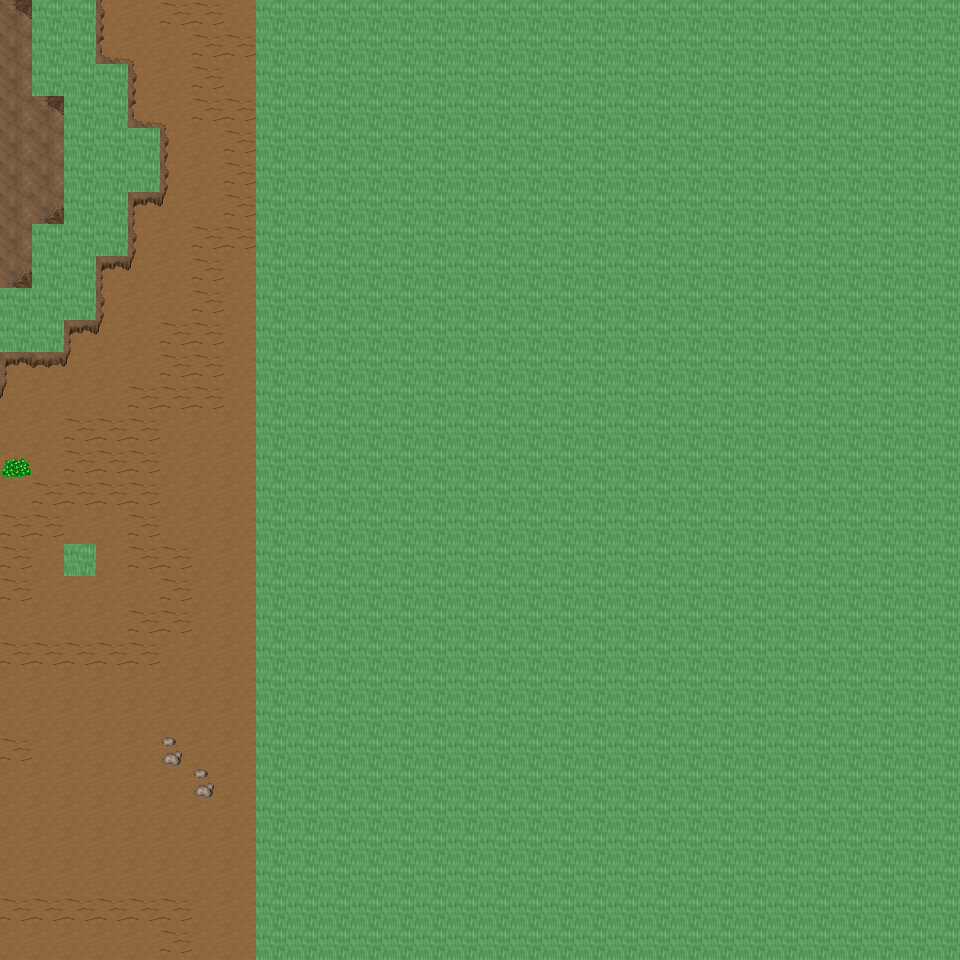

A 2D game scene composited from a Tiled map and its tileset images. What follows is a short description and the map's XML, with each tile layer's data collapsed to a summary:
An orthogonal 30x30 tile map with 32x32 px tiles, 6 tile layers (Ground, Object, Object2, Above, ...), 49 tilesets and 5 objects (5x mapchange).

<map version="1.0" orientation="orthogonal" renderorder="right-down" width="30" height="30" tilewidth="32" tileheight="32" nextobjectid="6">
  <tileset firstgid="1" name="tileset_ground_ground" tilewidth="32" tileheight="32" tilecount="33" columns="3">
    <image source="../drawable/tileset_ground_ground.png" width="96" height="352" />
  </tileset>
  <tileset firstgid="34" name="tileset_ground_ice_ice" tilewidth="32" tileheight="32" tilecount="3" columns="3">
    <image source="../drawable/tileset_ground_ice_ice.png" width="96" height="32" />
  </tileset>
  <tileset firstgid="37" name="tileset_ground_indoor_brown_hole" tilewidth="32" tileheight="32" tilecount="56" columns="7">
    <image source="../drawable/tileset_ground_indoor_brown_hole.png" width="224" height="256" />
  </tileset>
  <tileset firstgid="93" name="tileset_ground_earth_edges" tilewidth="32" tileheight="32" tilecount="18" columns="6">
    <image source="../drawable/tileset_ground_earth_edges.png" width="192" height="96" />
  </tileset>
  <tileset firstgid="111" name="tileset_ground_rock_pebbles" tilewidth="32" tileheight="32" tilecount="3" columns="1">
    <image source="../drawable/tileset_ground_rock_pebbles.png" width="32" height="96" />
  </tileset>
  <tileset firstgid="114" name="tileset_item_corpse_huge_animal" tilewidth="32" tileheight="32" tilecount="16" columns="2">
    <image source="../drawable/tileset_item_corpse_huge_animal.png" width="64" height="256" />
  </tileset>
  <tileset firstgid="130" name="tileset_plant_flower_daisy_white" tilewidth="32" tileheight="32" tilecount="8" columns="2">
    <image source="../drawable/tileset_plant_flower_daisy_white.png" width="64" height="128" />
  </tileset>
  <tileset firstgid="138" name="tileset_ground_ridge_earth_dark" tilewidth="32" tileheight="32" tilecount="96" columns="12">
    <image source="../drawable/tileset_ground_ridge_earth_dark.png" width="384" height="256" />
  </tileset>
  <tileset firstgid="234" name="tileset_ground_grass_edges" tilewidth="32" tileheight="32" tilecount="36" columns="12">
    <image source="../drawable/tileset_ground_grass_edges.png" width="384" height="96" />
  </tileset>
  <tileset firstgid="270" name="tileset_ground_ridge_ice_2" tilewidth="32" tileheight="32" tilecount="42" columns="7">
    <image source="../drawable/tileset_ground_ridge_ice_2.png" width="224" height="192" />
  </tileset>
  <tileset firstgid="312" name="tileset_ground_ice_glacier" tilewidth="32" tileheight="32" tilecount="1" columns="1">
    <image source="../drawable/tileset_ground_ice_glacier.png" width="32" height="32" />
  </tileset>
  <tileset firstgid="313" name="tileset_plant_bush_large_brown" tilewidth="32" tileheight="32" tilecount="9" columns="3">
    <image source="../drawable/tileset_plant_bush_large_brown.png" width="96" height="96" />
  </tileset>
  <tileset firstgid="322" name="tileset_ground_ridge_ice" tilewidth="32" tileheight="32" tilecount="42" columns="7">
    <image source="../drawable/tileset_ground_ridge_ice.png" width="224" height="192" />
  </tileset>
  <tileset firstgid="364" name="tileset_plant_bush_various_small" tilewidth="32" tileheight="32" tilecount="9" columns="3">
    <image source="../drawable/tileset_plant_bush_various_small.png" width="96" height="96" />
  </tileset>
  <tileset firstgid="373" name="tileset_ground_rock_rocks_2" tilewidth="32" tileheight="32" tilecount="4" columns="2">
    <image source="../drawable/tileset_ground_rock_rocks_2.png" width="64" height="64" />
  </tileset>
  <tileset firstgid="377" name="tileset_ground_brown_2" tilewidth="32" tileheight="32" tilecount="2" columns="1">
    <image source="../drawable/tileset_ground_brown_2.png" width="32" height="64" />
  </tileset>
  <tileset firstgid="379" name="tileset_plant_bush_large_green" tilewidth="32" tileheight="32" tilecount="9" columns="3">
    <image source="../drawable/tileset_plant_bush_large_green.png" width="96" height="96" />
  </tileset>
  <tileset firstgid="388" name="tileset_plant_grasses" tilewidth="32" tileheight="32" tilecount="6" columns="3">
    <image source="../drawable/tileset_plant_grasses.png" width="96" height="64" />
  </tileset>
  <tileset firstgid="394" name="tileset_furniture_table_long_side_on_pale" tilewidth="32" tileheight="32" tilecount="3" columns="3">
    <image source="../drawable/tileset_furniture_table_long_side_on_pale.png" width="96" height="32" />
  </tileset>
  <tileset firstgid="397" name="tileset_item_blood_nsew_stains" tilewidth="32" tileheight="32" tilecount="4" columns="2">
    <image source="../drawable/tileset_item_blood_nsew_stains.png" width="64" height="64" />
  </tileset>
  <tileset firstgid="401" name="tileset_item_blood_floor_stains_2" tilewidth="32" tileheight="32" tilecount="4" columns="2">
    <image source="../drawable/tileset_item_blood_floor_stains_2.png" width="64" height="64" />
  </tileset>
  <tileset firstgid="405" name="tileset_item_statue_grey_stone" tilewidth="32" tileheight="32" tilecount="4" columns="2">
    <image source="../drawable/tileset_item_statue_grey_stone.png" width="64" height="64" />
  </tileset>
  <tileset firstgid="409" name="tileset_item_statue_cross" tilewidth="32" tileheight="32" tilecount="1" columns="1">
    <image source="../drawable/tileset_item_statue_cross.png" width="32" height="32" />
  </tileset>
  <tileset firstgid="410" name="tileset_item_button_gold" tilewidth="32" tileheight="32" tilecount="2" columns="2">
    <image source="../drawable/tileset_item_button_gold.png" width="64" height="32" />
  </tileset>
  <tileset firstgid="412" name="tileset_ground_rock_green_crystal" tilewidth="32" tileheight="32" tilecount="9" columns="3">
    <image source="../drawable/tileset_ground_rock_green_crystal.png" width="96" height="96" />
  </tileset>
  <tileset firstgid="421" name="tileset_item_statue_metal_and_stone" tilewidth="32" tileheight="32" tilecount="6" columns="3">
    <image source="../drawable/tileset_item_statue_metal_and_stone.png" width="96" height="64" />
  </tileset>
  <tileset firstgid="427" name="tileset_ground_ladder_horizontal_pale" tilewidth="32" tileheight="32" tilecount="3" columns="1">
    <image source="../drawable/tileset_ground_ladder_horizontal_pale.png" width="32" height="96" />
  </tileset>
  <tileset firstgid="430" name="tileset_building_fence_fence_chunky" tilewidth="32" tileheight="32" tilecount="21" columns="3">
    <image source="../drawable/tileset_building_fence_fence_chunky.png" width="96" height="224" />
  </tileset>
  <tileset firstgid="451" name="tileset_plant_bush_bushes" tilewidth="32" tileheight="32" tilecount="10" columns="5">
    <image source="../drawable/tileset_plant_bush_bushes.png" width="160" height="64" />
  </tileset>
  <tileset firstgid="461" name="tileset_item_blood_floor_stain" tilewidth="32" tileheight="32" tilecount="1" columns="1">
    <image source="../drawable/tileset_item_blood_floor_stain.png" width="32" height="32" />
  </tileset>
  <tileset firstgid="462" name="tileset_item_corpse_skull_dark" tilewidth="32" tileheight="32" tilecount="2" columns="2">
    <image source="../drawable/tileset_item_corpse_skull_dark.png" width="64" height="32" />
  </tileset>
  <tileset firstgid="464" name="tileset_logic_collision" tilewidth="32" tileheight="32" tilecount="1" columns="1">
    <image source="../drawable/tileset_logic_collision.png" width="32" height="32" />
  </tileset>
  <tileset firstgid="465" name="tileset_plant_tree_taller_trees" tilewidth="32" tileheight="32" tilecount="32" columns="8">
    <image source="../drawable/tileset_plant_tree_taller_trees.png" width="256" height="128" />
  </tileset>
  <tileset firstgid="497" name="tileset_building_wall_int_clay" tilewidth="32" tileheight="32" tilecount="100" columns="10">
    <image source="../drawable/tileset_building_wall_int_clay.png" width="320" height="320" />
  </tileset>
  <tileset firstgid="597" name="tileset_plant_tree_pine_tree" tilewidth="32" tileheight="32" tilecount="20" columns="4">
    <image source="../drawable/tileset_plant_tree_pine_tree.png" width="128" height="160" />
  </tileset>
  <tileset firstgid="617" name="tileset_plant_tree_pine_tree_1" tilewidth="32" tileheight="32" tilecount="20" columns="4">
    <image source="../drawable/tileset_plant_tree_pine_tree_1.png" width="128" height="160" />
  </tileset>
  <tileset firstgid="637" name="tileset_plant_stump_hollow_logs" tilewidth="32" tileheight="32" tilecount="6" columns="3">
    <image source="../drawable/tileset_plant_stump_hollow_logs.png" width="96" height="64" />
  </tileset>
  <tileset firstgid="643" name="tileset_plant_stump_small_stump" tilewidth="32" tileheight="32" tilecount="4" columns="2">
    <image source="../drawable/tileset_plant_stump_small_stump.png" width="64" height="64" />
  </tileset>
  <tileset firstgid="647" name="tileset_plant_stump_stump_snow1" tilewidth="32" tileheight="32" tilecount="2" columns="2">
    <image source="../drawable/tileset_plant_stump_stump_snow1.png" width="64" height="32" />
  </tileset>
  <tileset firstgid="649" name="tileset_plant_stump_stump_snow" tilewidth="32" tileheight="32" tilecount="2" columns="2">
    <image source="../drawable/tileset_plant_stump_stump_snow.png" width="64" height="32" />
  </tileset>
  <tileset firstgid="651" name="tileset_building_decoration_rocks" tilewidth="32" tileheight="32" tilecount="6" columns="3">
    <image source="../drawable/tileset_building_decoration_rocks.png" width="96" height="64" />
  </tileset>
  <tileset firstgid="657" name="tileset_ground_rock_rocks" tilewidth="32" tileheight="32" tilecount="4" columns="2">
    <image source="../drawable/tileset_ground_rock_rocks.png" width="64" height="64" />
  </tileset>
  <tileset firstgid="661" name="tileset_ground_grass_corners" tilewidth="32" tileheight="32" tilecount="24" columns="6">
    <image source="../drawable/tileset_ground_grass_corners.png" width="192" height="128" />
  </tileset>
  <tileset firstgid="685" name="tileset_plant_lily_pads" tilewidth="32" tileheight="32" tilecount="2" columns="1">
    <image source="../drawable/tileset_plant_lily_pads.png" width="32" height="64" />
  </tileset>
  <tileset firstgid="687" name="tileset_plant_tree_snow_on_pine" tilewidth="32" tileheight="32" tilecount="20" columns="4">
    <image source="../drawable/tileset_plant_tree_snow_on_pine.png" width="128" height="160" />
  </tileset>
  <tileset firstgid="707" name="tileset_ground_stonecircle" tilewidth="32" tileheight="32" tilecount="81" columns="9">
    <image source="../drawable/tileset_ground_stonecircle.png" width="288" height="288" />
  </tileset>
  <tileset firstgid="788" name="tileset_object_rotating_crystal" tilewidth="32" tileheight="32" tilecount="48" columns="8">
    <image source="../drawable/tileset_object_rotating_crystal.png" width="256" height="192" />
  </tileset>
  <tileset firstgid="836" name="tileset_building_wall_int_sandstone" tilewidth="32" tileheight="32" tilecount="15" columns="3">
    <image source="../drawable/tileset_building_wall_int_sandstone.png" width="96" height="160" />
  </tileset>
  <tileset firstgid="851" name="tileset_building_ice_tower" tilewidth="32" tileheight="32" tilecount="252" columns="9">
    <image source="../drawable/tileset_building_ice_tower.png" width="288" height="896" />
  </tileset>
  <layer name="Ground" width="30" height="30">
    <data>[900 cells, 900 non-empty, 3 distinct tile ids]</data>
  </layer>
  <layer name="Object" width="30" height="30">
    <data>[900 cells, 295 non-empty, 68 distinct tile ids]</data>
  </layer>
  <layer name="Object2" width="30" height="30">
    <data>[900 cells, 0 non-empty, 0 distinct tile ids]</data>
  </layer>
  <layer name="Above" width="30" height="30">
    <data>[900 cells, 72 non-empty, 36 distinct tile ids]</data>
  </layer>
  <layer name="Above2" width="30" height="30">
    <data>[900 cells, 0 non-empty, 0 distinct tile ids]</data>
  </layer>
  <layer name="Walkable" width="30" height="30">
    <data>[900 cells, 688 non-empty, 1 distinct tile ids]</data>
  </layer>
  <objectgroup name="MapEvents">
    <object id="1" name="north" type="mapchange" x="0" y="0" width="32" height="32">
      <properties>
        <property name="map" value="0_ados_mountain_n2_w2_x3_y0" />
        <property name="place" value="south" />
      </properties>
    </object>
    <object id="2" name="north2" type="mapchange" x="96" y="0" width="160" height="32">
      <properties>
        <property name="map" value="0_ados_mountain_n2_w2_x3_y0" />
        <property name="place" value="south2" />
      </properties>
    </object>
    <object id="3" name="south" type="mapchange" x="0" y="928" width="256" height="32">
      <properties>
        <property name="map" value="0_ados_mountain_n2_w2_x3_y2" />
        <property name="place" value="north" />
      </properties>
    </object>
    <object id="4" name="west" type="mapchange" x="0" y="0" width="32" height="288">
      <properties>
        <property name="map" value="0_ados_mountain_n2_w2_x2_y1" />
        <property name="place" value="east" />
      </properties>
    </object>
    <object id="5" name="west2" type="mapchange" x="0" y="352" width="32" height="608">
      <properties>
        <property name="map" value="0_ados_mountain_n2_w2_x2_y1" />
        <property name="place" value="east2" />
      </properties>
    </object>
  </objectgroup>
</map>
